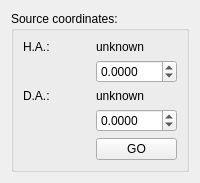
      <widget class="QWidget" name="star_coordinates_page">
       <layout class="QGridLayout" name="gridLayout_17">
        <item row="1" column="0" colspan="2">
         <widget class="QGroupBox" name="groupBox_2">
          <property name="sizePolicy">
           <sizepolicy hsizetype="Preferred" vsizetype="Preferred">
            <horstretch>0</horstretch>
            <verstretch>0</verstretch>
           </sizepolicy>
          </property>
          <property name="title">
           <string>Source coordinates:</string>
          </property>
          <layout class="QGridLayout" name="gridLayout_6">
           <item row="5" column="1">
            <widget class="QPushButton" name="go_ha_da_BT">
             <property name="enabled">
              <bool>true</bool>
             </property>
             <property name="text">
              <string>GO</string>
             </property>
            </widget>
           </item>
           <item row="0" column="0">
            <widget class="QLabel" name="label_14">
             <property name="text">
              <string>H.A.:</string>
             </property>
            </widget>
           </item>
           <item row="2" column="0">
            <widget class="QLabel" name="label_16">
             <property name="text">
              <string>D.A.:</string>
             </property>
            </widget>
           </item>
           <item row="0" column="1">
            <widget class="QLabel" name="axes_ha_LB">
             <property name="text">
              <string>unknown</string>
             </property>
            </widget>
           </item>
           <item row="3" column="1">
            <widget class="QDoubleSpinBox" name="axes_da_DSB">
             <property name="decimals">
              <number>4</number>
             </property>
             <property name="minimum">
              <double>-90.000000000000000</double>
             </property>
             <property name="maximum">
              <double>270.000000000000000</double>
             </property>
            </widget>
           </item>
           <item row="2" column="1">
            <widget class="QLabel" name="axes_da_LB">
             <property name="text">
              <string>unknown</string>
             </property>
            </widget>
           </item>
           <item row="1" column="1">
            <widget class="QDoubleSpinBox" name="axes_ha_DSB">
             <property name="decimals">
              <number>4</number>
             </property>
             <property name="minimum">
              <double>-180.000000000000000</double>
             </property>
             <property name="maximum">
              <double>330.000000000000000</double>
             </property>
            </widget>
           </item>
          </layout>
         </widget>
        </item>
       </layout>
      </widget>
